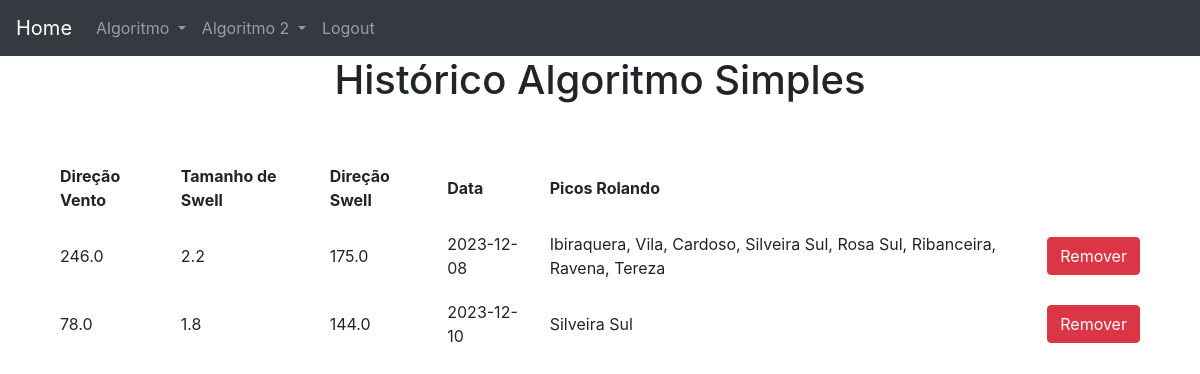
/hist (signed in), run on an earlier commit of the app's database.
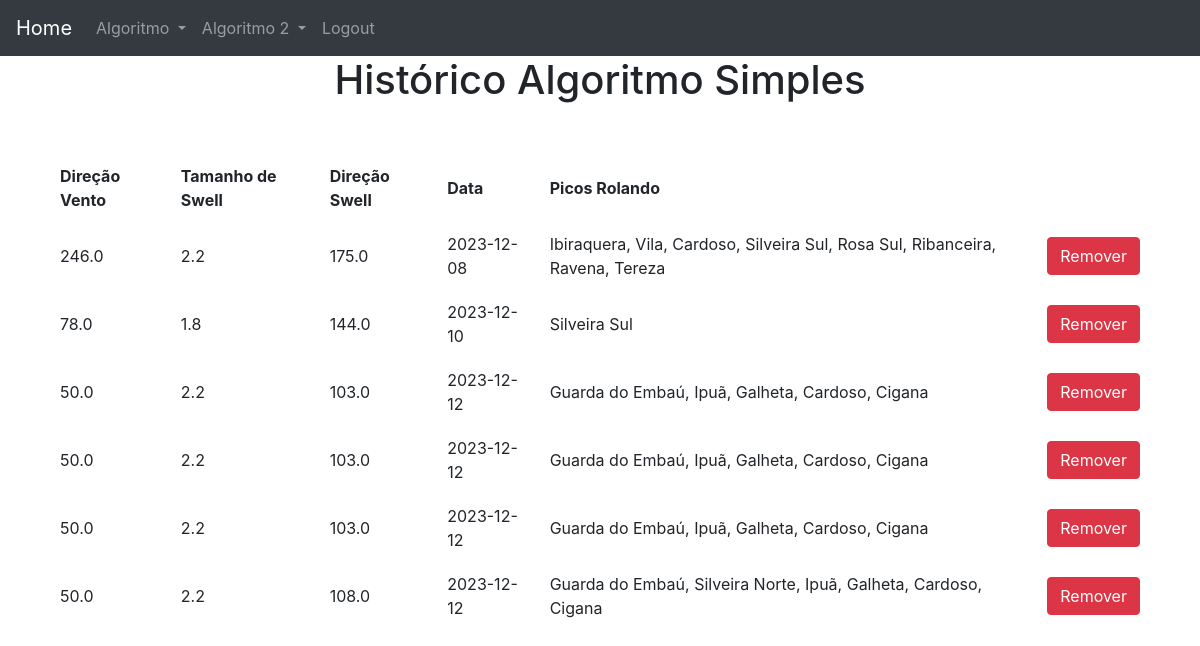
And on a later commit of the database.
### website/models.py (models this page shows)
class Historico2(db.Model):
    id = db.Column(db.Integer, primary_key=True)
    usuario_id = db.Column(db.Integer, db.ForeignKey('usuario.id'))
    vento = db.Column(db.Float)
    swell = db.Column(db.Float)
    direcao = db.Column(db.Float)
    data = db.Column(db.Date)
    picos = db.Column(db.String)

### website/views.py (the view)
@views.route("/hist", methods=["GET","POST"])
@login_required
def hist():
    return render_template("algoritmo2/hist.html", usuario = current_user)

### website/__init__.py (called while the page is built)
def create_app():
    app = Flask(__name__)
    app.config['SECRET_KEY'] = 'você não vai adivinhar'
    app.config['SQLALCHEMY_DATABASE_URI'] = f'sqlite:///{DB_NAME}'
    db.init_app(app)
    admin.init_app(app)
    migrate = Migrate(app, db)
    from .views import views
    from .auth import auth
    app.register_blueprint(views, url_prefix='/')
    app.register_blueprint(auth, url_prefix='/')
    from .models import Usuario
    login_manager = LoginManager()
    login_manager.login_view = 'auth.login'
    login_manager.login_message = 'Faça o login para a acessar está página.'
    login_manager.init_app(app)
    @login_manager.user_loader
    def load_user(id):
        return Usuario.query.get(int(id))
    return app

### website/templates/algoritmo2/hist.html (shortened to what this page needs)
{% extends "base.html" %}
{% block content %}
    <h1 class="text-center">Histórico Algoritmo Simples</h1>
    <table>
        <thead>
            <th>Direção Vento</th>
            <th>Tamanho de Swell</th>
            <th>Direção Swell</th>
            <th>Data</th>
            <th>Picos Rolando</th>
        </thead>
        {% for condicao in usuario.historico2 %}
            <tr>
                <td>{{condicao.vento}}</td>
                <td>{{condicao.swell}}</td>
                <td>{{condicao.direcao}}</td>
                <td>{{condicao.data}}</td>
                <td>{{condicao.picos}}</td>
                <td><button type="button" class="btn btn-danger" onClick="removeHistorico({{ condicao.id }})">Remover</button></td>
            </tr>
        {% endfor %}
    </table>
{% endblock %}

### website/templates/base.html (shortened to what this page needs)
<!doctype html>
<html lang="pt-BR">
  <head>
    <link rel="stylesheet" href="../static/style.css">
    <link rel="stylesheet" href="https://cdn.jsdelivr.net/npm/bootstrap@4.6.2/dist/css/bootstrap.min.css"
>
  </head>
  <body>
    <nav class="navbar navbar-expand-lg navbar-dark bg-dark">
      <a class="navbar-brand" href="/">Home</a>
        <div class="collapse navbar-collapse" id="navbarNav">
          <ul class="navbar-nav">
          {% if usuario %}
            <li class="nav-item dropdown">
              <a class="nav-link dropdown-toggle" href="#" id="navbarDropdown" role="button" data-toggle="dropdown" aria-haspopup="true" aria-expanded="false">
                Algoritmo
              </a>
            </li>
            <li class="nav-item dropdown">
              <a class="nav-link dropdown-toggle" href="#" id="navbarDropdown" role="button" data-toggle="dropdown" aria-haspopup="true" aria-expanded="false">
                Algoritmo 2
              </a>
            </li>
            <li class="nav-item">
              <a class="nav-link" href="/logout">Logout</a>
            </li>
          {% endif %}
          </ul>
        </div>
      </nav>
    <div class="div">
    {% block content %}
    {% endblock %}
    </div>
  </body>
</html>

### website/static/style.css (style rules this page uses)
.div { max-width: 100%; }
table { margin: 50px; }
th { padding: 10px; }
td { padding: 10px; }

What changed in the data, as far as the page shows it:
added Historico2: vento "50.0", swell "2.2", direcao "103.0", data "2023-12-12", picos "Guarda do Embaú, Ipuã, Galheta, Cardoso, Cigana"
added Historico2: vento "50.0", swell "2.2", direcao "103.0", data "2023-12-12", picos "Guarda do Embaú, Ipuã, Galheta, Cardoso, Cigana"
added Historico2: vento "50.0", swell "2.2", direcao "103.0", data "2023-12-12", picos "Guarda do Embaú, Ipuã, Galheta, Cardoso, Cigana"
added Historico2: vento "50.0", swell "2.2", direcao "108.0", data "2023-12-12", picos "Guarda do Embaú, Silveira Norte, Ipuã, Galheta, Cardoso, Cigana"
